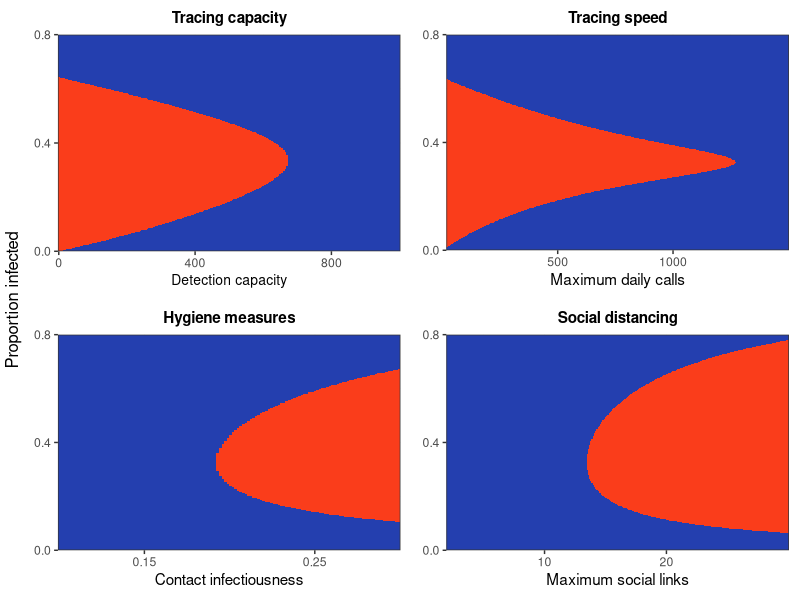
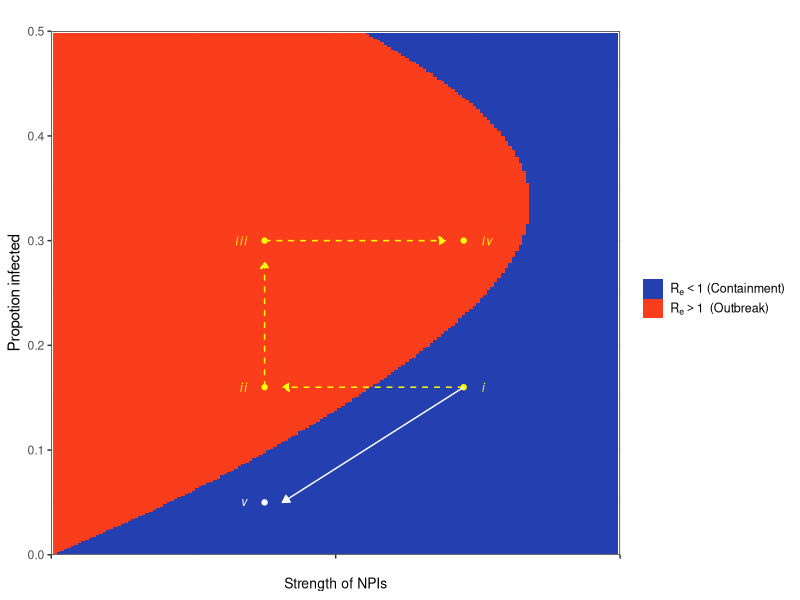
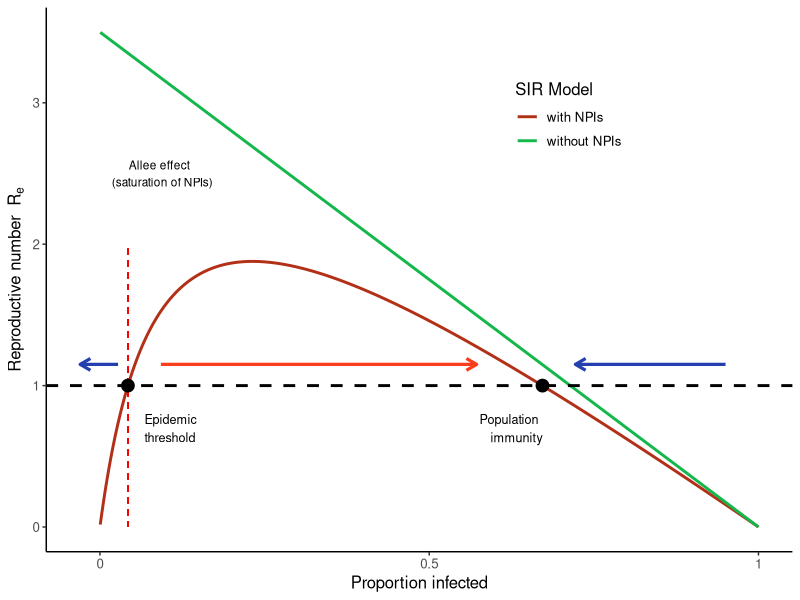
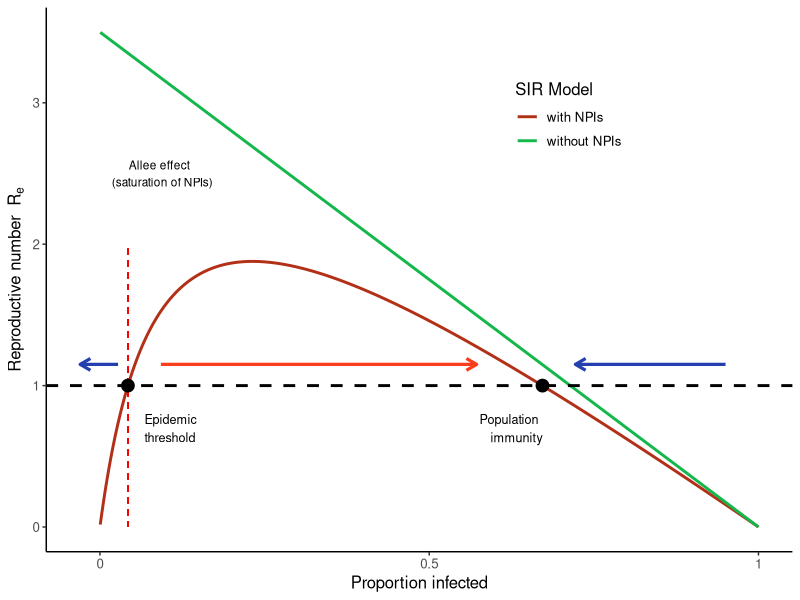

These charts were generated, in order, by the following R code:
###### Plot the state space of Rt against N infected for different interventions

# Variables
#
# Npop: overall population
# pCall: probability that an attempt to contact individual is succesful
# pInfection: probability that a close contact is infected
# maxLinks: average number of close contacts that non detected infected individuals make
# NDailyCalls: daily number of contacting attempts that can be performed
# maxDetected: maximum number of infected individuals that can be detected
# infectedSubsample: plotting parameter to subsample infected for 2D rasters
# propInfectedMax: plotting parameter to truncate 2D plots vertically

library(tidyr)
library(ggplot2)
library(reshape)
library(dplyr)
library(gridExtra)
library(cowplot)
library(gtable)

#########
# ---- Basic model functions ----
########

# function of effective social links by day
links_fun <- function(maxLinks, day){
  return(maxLinks * (day^4) / (day^4 + 7^4))
}

# calculate the expected number of links of detected individuals
expected_links <- function(maxLinks, pContact){
  days <- c(0:20)
  pDay <- dgeom(days, pContact)
  pDay[length(pDay)] <- 1 - sum(pDay[1:(length(pDay)-1)])
  links <- links_fun(maxLinks, days)
  expectedLinks <- sum(pDay * links)
  return(expectedLinks)
}

# calculate Rt for given parameters
calculate_Rt <- function(maxDetected, maxLinks, Infected, pCall, NDailyCalls,
                   pInfection, Npop){
  # Expected number of detected individuals
  pDetected <- maxDetected / (maxDetected + Infected)
  NDetected <- pDetected * Infected
  # Daily probability that a detected individual is contacted
  pContact <- 1 - (1-pCall)^(NDailyCalls/NDetected)
  # Number of expected social links for detected individuals
  detectedLinks <- expected_links(maxLinks, pContact)
  # Probability that a contact of an infected is susceptible
  pSusceptible<- (Npop - Infected - 1) / (Npop - 1)
  # Rt calculation
  Rt <- pSusceptible * pInfection * (pDetected*detectedLinks + (1-pDetected)*maxLinks)
  return(Rt)
}

# calculates Rt for a vector of values of Infected
calculate_Rt_range <- function(maxDetected, maxLinks, Infected, pCall,
                               NDailyCalls, pInfection, Npop){
  RtVec <- vector()
  for (i in c(1:length(Infected))) {
    RtVec[i] <- calculate_Rt(maxDetected, maxLinks, Infected[i], pCall,
                             NDailyCalls, pInfection, Npop)
  }
  return(RtVec)
}

##############################
# --- Functions that generate phase space -----
#############################

### Calculate Rt for a varying number of detection capacity
Rt_detected <- function(maxLinks, maxDetected, pCall,  pInfection,
                     NDailyCalls, Npop, propInfectedMax = 1){
  infected <- c(1:round(Npop*propInfectedMax))
  RtSpace <- matrix(NA, ncol=length(maxDetected), nrow=length(infected))
  for(md in c(1:length(maxDetected))) {
    RtSpace[,md] <-  calculate_Rt_range(maxDetected=maxDetected[md],
                                        maxLinks=maxLinks, Infected=infected,
                                        pCall=pCall,
                                        NDailyCalls=NDailyCalls,
                                        pInfection=pInfection,
                                        Npop=Npop)
  }
  colnames(RtSpace) <- maxDetected
  rownames(RtSpace) <- infected
  return(RtSpace)
}


### Calculate Rt for a varying number of daily calls
Rt_calls <- function(maxLinks, maxDetected, pCall,  pInfection,
                     NDailyCalls, Npop, propInfectedMax = 1){
  infected <- c(1:round(Npop*propInfectedMax))
  RtSpace <- matrix(NA, ncol=length(NDailyCalls), nrow=length(infected))
  for(nc in c(1:length(NDailyCalls))) {
    RtSpace[,nc] <-  calculate_Rt_range(maxDetected=maxDetected,
                                        maxLinks=maxLinks, Infected=infected,
                                        pCall=pCall,
                                        NDailyCalls=NDailyCalls[nc],
                                        pInfection=pInfection,
                                        Npop=Npop)
  }
  colnames(RtSpace) <- NDailyCalls
  rownames(RtSpace) <- infected
  return(RtSpace)
}


### Calculate Rt for a varying number of maximum contacts
Rt_links <- function(maxLinks, maxDetected, pCall,  pInfection,
                     NDailyCalls, Npop, propInfectedMax = 1){
  infected <- c(1:round(Npop*propInfectedMax))
  RtSpace <- matrix(NA, ncol=length(maxLinks), nrow=length(infected))
  for(ml in c(1:length(maxLinks))) {
    RtSpace[,ml] <-  calculate_Rt_range(maxDetected=maxDetected,
                                        maxLinks=maxLinks[ml], Infected=infected,
                                        pCall=pCall,
                                        NDailyCalls=NDailyCalls,
                                        pInfection=pInfection,
                                        Npop=Npop)
  }
  colnames(RtSpace) <- maxLinks
  rownames(RtSpace) <- infected
  return(RtSpace)
}

### Calculate Rt for a varying number of probability of infectious close contact
Rt_pInfection <- function(maxLinks, maxDetected, pCall,  pInfection,
                     NDailyCalls, Npop, propInfectedMax = 1){
  infected <- c(1:round(Npop*propInfectedMax))
  RtSpace <- matrix(NA, ncol=length(pInfection), nrow=length(infected))
  for(pI in c(1:length(pInfection))) {
    RtSpace[,pI] <-  calculate_Rt_range(maxDetected=maxDetected,
                                        maxLinks=maxLinks, Infected=infected,
                                        pCall=pCall,
                                        NDailyCalls=NDailyCalls,
                                        pInfection=pInfection[pI],
                                        Npop=Npop)
  }
  colnames(RtSpace) <- pInfection
  rownames(RtSpace) <- infected
  return(RtSpace)
}

# Enlongate and subsample matrix, and binarize, to draw raster in ggplot
# varNames is the names of the columns
# infectedSubsample indicates to keep 1 of every infectedSumsample infected values
enlongate_matrix <- function(inputMatrix, varNames, infectedSubsample) {
  longDF <- melt.array(inputMatrix, varnames = varNames) %>%
    dplyr::rename(., Rt = value) %>%
    dplyr::mutate(., Rt_exp = as.factor(as.integer(Rt > 1))) %>%
    as_tibble(.) %>%
    dplyr::filter(., (Infected %% infectedSubsample) == 0)
  return(longDF)
}

# plot 2D
plot_phase_space <- function(inputDF, reverse = FALSE){
  spacePlot <- ggplot(inputDF, aes(x = measure, y = Infected, fill = Rt_exp)) +
    geom_raster() +
    scale_fill_manual(values = c("#243faf", "#fa3d1b"),
                      name = element_blank(), labels = c(bquote(R[e]<1~"(Containment)"),
                                                         bquote(R[e]>1~" (Outbreak)"))) +
    scale_y_continuous(name = "Proportion infected", expand = c(0,0),
                       limits = c(0,.8), breaks = c(0, 0.4, 0.8)) +
    theme_bw()
  if (reverse) {
    spacePlot <- spacePlot +
      scale_x_reverse(name = xName, expand = c(0,0))
  }
  return(spacePlot)
}


###############################
# ---- Make the space plots -----
###############################

# general parameters
pCall <- 0.15
pInfection <- 0.2
Npop <- 2000
maxLinks <- 14
propInfectedMax <- 1
NDailyCalls <- 800
infectedSubsample <- 3
maxDetected <- 600

# ranges for 
maxDetected_Vec <- seq(0, 1000, 5)
dailyCalls_Vec <- seq(20, 1500, 5)
maxLinks_Vec <- seq(2, 30, 0.1)
pInfection_Vec <- seq(0.1, 0.3, 0.0015)

# Space plot for maximum number of people that can be detected
detectedLong <- Rt_detected(maxLinks = maxLinks, maxDetected = maxDetected_Vec,
                        pCall = pCall, pInfection = pInfection,
                        NDailyCalls = NDailyCalls, Npop = Npop,
                        propInfectedMax = propInfectedMax) %>%
                enlongate_matrix(., c("Infected", "maxDetected"), infectedSubsample)

detectedPlot <- dplyr::rename(detectedLong, measure = maxDetected) %>%
  dplyr::mutate(Infected =Infected/ Npop) %>% 
  plot_phase_space(.) +
  ggtitle("Tracing capacity") +
  theme(plot.title = element_text(hjust = 0.5, size = 11, face = "bold"),
        axis.title.x = element_text(size = 10)) +
  scale_x_continuous(breaks = c(0, 400, 800), name = "Detection capacity",
                     expand = c(0,0))

# Space plot for maximum number of calls (speed of detection)
callsLong <- Rt_calls(maxLinks = maxLinks, maxDetected = maxDetected,
                        pCall = pCall, pInfection = pInfection,
                        NDailyCalls = dailyCalls_Vec, Npop = Npop,
                        propInfectedMax = propInfectedMax) %>%
            enlongate_matrix(., c("Infected", "maxCalls"), infectedSubsample)
callsPlot <- dplyr::rename(callsLong, measure = maxCalls) %>%
  dplyr::mutate(Infected =Infected/ Npop) %>% 
  plot_phase_space(.) +
  ggtitle("Tracing speed") +
  theme(plot.title = element_text(hjust = 0.5, size = 11, face = "bold")) +
  scale_x_continuous(breaks = c(0, 500, 1000), name =  "Maximum daily calls",
                     expand = c(0,0))

# Space plot for maximum number of links
linksLong <- Rt_links(maxLinks = maxLinks_Vec, maxDetected = maxDetected,
                        pCall = pCall, pInfection = pInfection,
                        NDailyCalls = NDailyCalls, Npop = Npop,
                        propInfectedMax = propInfectedMax) %>% 
            enlongate_matrix(., c("Infected", "maxLinks"), infectedSubsample)
linksPlot <- dplyr::rename(linksLong, measure = maxLinks) %>%
  dplyr::mutate(Infected =Infected/ Npop) %>% 
  plot_phase_space(.) +
  ggtitle("Social distancing") +
  theme(plot.title = element_text(hjust = 0.5, size = 11, face = "bold")) +
  scale_x_continuous(breaks = c(10, 20), name =  "Maximum social links",
                     expand = c(0,0))

# Space plot for pInfection 
infectionLong <- Rt_pInfection(maxLinks = maxLinks, maxDetected = maxDetected,
                        pCall = pCall, pInfection = pInfection_Vec,
                        NDailyCalls = NDailyCalls, Npop = Npop,
                        propInfectedMax = propInfectedMax) %>%
            enlongate_matrix(., c("Infected", "pInfection"), infectedSubsample)
infectionPlot <- dplyr::rename(infectionLong, measure = pInfection) %>%mutate(Infected =Infected/ Npop) %>% 
  plot_phase_space(.) +
  ggtitle("Hygiene measures") +
  theme(plot.title = element_text(hjust = 0.5, size = 11, face = "bold")) +
  scale_x_continuous(breaks = c(0.15, 0.25), name = "Contact infectiousness",
                     expand = c(0,0))



# ---- arrange plots into grid -----
legendPlot <- detectedPlot + theme(legend.position = "bottom",
                                   legend.key.size = unit(.5,"cm"),
                                   legend.text = element_text(size = 9))
legend <- gtable_filter(ggplotGrob(legendPlot), "guide-box")

plotGrid <- grid.arrange(
                     arrangeGrob(detectedPlot + theme(legend.position="none",
                                                      axis.title.y=element_blank(),
                                                      plot.margin=margin(8,8,8,8)),
                                 callsPlot + theme(legend.position="none",
                                                      axis.title.y=element_blank(),
                                                      plot.margin=margin(8,8,8,8)),
                                 infectionPlot + theme(legend.position="none",
                                                      axis.title.y=element_blank(),
                                                      plot.margin=margin(8,8,8,8)),
                                 linksPlot + theme(legend.position="none",
                                                      axis.title.y=element_blank(),
                                                      plot.margin=margin(8,8,8,8)),
                                 ncol=2, left = "Proportion infected")#,legend,
                     #heights=c(10, .5)
                     )


ggsave("./plots/phase_space.png", plotGrid, width = 15, height = 13, units = "cm")


######
### ---- plot state-space dynamics for fig 1d----
###
x1 = 300
x2 = 580
y1 = .16
y2 = .3
y1bis = .05
xOffset = 25
yOffset= 15
colSquare = "yellow"
colLine = "white"
fontSize = 3
xLim = c(0,800)
yLim = c(0,.5)


npi.upper.plot = detectedPlot + scale_x_continuous(breaks = c(0, 400, 800), 
                                  labels = c("","",""),
                                  expand = c(0,0),
                                  limits = xLim) +
  scale_y_continuous(expand=c(0,0),limits=yLim)+
  ggtitle("") +
  labs(x="Strength of NPIs",y="Propotion infected")+
  
  theme(#axis.title.y=element_blank(),
        legend.key.size = unit(.5,"cm"),
        legend.text = element_text(size = 9),
        legend.position = "right")+
  annotate(geom="point",x=x1,y=y1,col=colSquare)+
  annotate(geom="point",x=x2,y=y1,col=colSquare)+
  annotate(geom="point",x=x1,y=y2,col=colSquare)+
  annotate(geom="point",x=x2,y=y2,col=colSquare) + 
  annotate(geom = "text",x=x2+xOffset,y1,label="italic(i)",size=fontSize,parse=T,hjust="outward",col=colSquare)+
  annotate(geom = "text",x=x2+xOffset,y2,label="italic(iv)",size=fontSize,parse=T,hjust="outward",col=colSquare)+
  annotate(geom = "text",x=x1-xOffset,y1,label="italic(ii)",size=fontSize,parse=T,hjust="outward",col=colSquare)+
  annotate(geom = "text",x=x1-xOffset,y2,label="italic(iii)",size=fontSize,parse=T,hjust="outward",col=colSquare)+
  annotate(geom="segment",x=x2,xend = x1+25,y=y1,yend=y1,col=colSquare,
           arrow = arrow(length = unit(0.2, "cm"), ends = "last",type="closed"),linetype="dashed") +
  annotate(geom="segment",x=x1,xend = x2-25,y=y2,yend=y2,col=colSquare,
           arrow = arrow(length = unit(0.2, "cm"), ends = "last",type = "closed"),linetype="dashed")+
  annotate(geom="segment",x=x1,xend = x1,y=y1,yend=y2-.02,col=colSquare,
           arrow = arrow(length = unit(0.2, "cm"), ends = "last",type = "closed"),linetype="dashed")+
  annotate(geom="point",x=x1,y=y1bis,col=colLine)+
  annotate(geom = "text",x=x1-xOffset,y1bis,label="italic(v)",size=fontSize,parse=T,hjust="outward",col=colLine)+
  annotate(geom="segment",x=x2,xend = x1+xOffset,y=y1,yend=y1bis,col=colLine,
           arrow = arrow(length = unit(0.2, "cm"), ends = "last",type="closed"))


npi.upper.plot


#npi.lower.plot = npi.upper.plot

#grid.arrange(npi.upper.plot,npi.lower.plot,ncol=1,left="Proportion infected",bottom="Strength of NPIs")

########################
#----  plot 1d phase space ----
########################

# Rt as function of infected individuals without allee
logistic_R <- function(R0, Npop) {
  I <- c(1:Npop)
  R <- R0 * (Npop - I)/Npop
  return(R)
}

# Rt as function of infected individuals with allee
allee_R <- function(R0, Npop, I50) {
  I <- c(1:Npop)
  R <- R0 * (Npop - I)/Npop * I / (I + I50)
  return(R)
}

lR <- logistic_R(3.5, 2000)
aR <- allee_R(3.5, 2000, 200)

rdf <- data.frame(Infected = c(1:2000), lR = lR, aR = aR) %>%
  tidyr::pivot_longer(., cols = c("aR", "lR"), names_to = "model",
                      values_to = "R")

#--- plotting code to detect and signal thresholds and comment the plots----

equilibriumPoints <- which(aR < 1)
point1 <- which(diff(equilibriumPoints) == max(diff(equilibriumPoints)))
point2 <- equilibriumPoints[point1+1]

equilibriumDf <- data.frame(Infected = c(point1, point2), R = c(1, 1),
                               type = c("unstable", "stable"))
arrowDf <- data.frame(Ii = c(point1 - 30, point1 + 100, Npop - 100),
                      If = c(-60, point2 - 200, point2 + 100),
                      direction = c("left", "right", "left"),
                      R = 1.15)

thresholdText <- c("Epidemic \nthreshold")
immunityText <- c("Population \nimmunity")


allee1D <- ggplot(rdf, aes(x = Infected, y = R, color = model)) +
  geom_line(size = 1) +
  scale_color_manual(values = c("#b33018", "#14b74b"), name = "SIR Model",
                     labels = c("with NPIs", "without NPIs")) +
  geom_hline(yintercept = 1, size = 1, linetype = "dashed") +
  geom_segment(aes(x = point1, xend = point1, y = 0, yend = 2), color = "red",
               linetype = "dashed") +
  xlab("Proportion infected") +
  ylab(bquote('Reproductive number ' ~R[e] )) +
  geom_point(data = equilibriumDf, size = 4, color = "black") +
  geom_segment(data = dplyr::filter(arrowDf, direction == "right"),
               aes(x = Ii, xend = If, y = R, yend = R), color = "#fa3d1b",
               arrow = arrow(length = unit(0.3, "cm")), size = 1.1) +
  geom_segment(data = dplyr::filter(arrowDf, direction == "left"),
               aes(x = Ii, xend = If, y = R, yend = R), color =  "#243faf",
               arrow = arrow(length = unit(0.3, "cm"), ends = "last"),
               size = 1.1) +
  #geom_text(aes(x = point1+50, y = 0.7), label = thresholdText, color = "black",
            #hjust = "inward", family = "sans", fontface = "plain", ) +
  annotate("text", x=point1+50, y=0.7, label=thresholdText, size=3.2, hjust="inward") +
  annotate("text", x=point2, y=0.7, label=immunityText, size=3.2, hjust="inward") +
  annotate("text",x=point1+100,y=2.5,label="Allee effect \n (saturation of NPIs)",size=3,hjust="center") +
#  geom_text(aes(x = point2, y = 0.7), label = immunityText, color = "black",
 #           hjust = "inward", family = "sans", fontface = "plain" ) +
  theme_classic() +
  scale_x_continuous(breaks = c(0, 1000, 2000), labels = c(0, 0.5, 1)) + 
  theme(legend.position = c(.7,.8),text=element_text(size=12)) 

allee1D <- print(allee1D)
ggsave("./plots/allee1D.png", allee1D, width = 15, height = 9, units = "cm")
